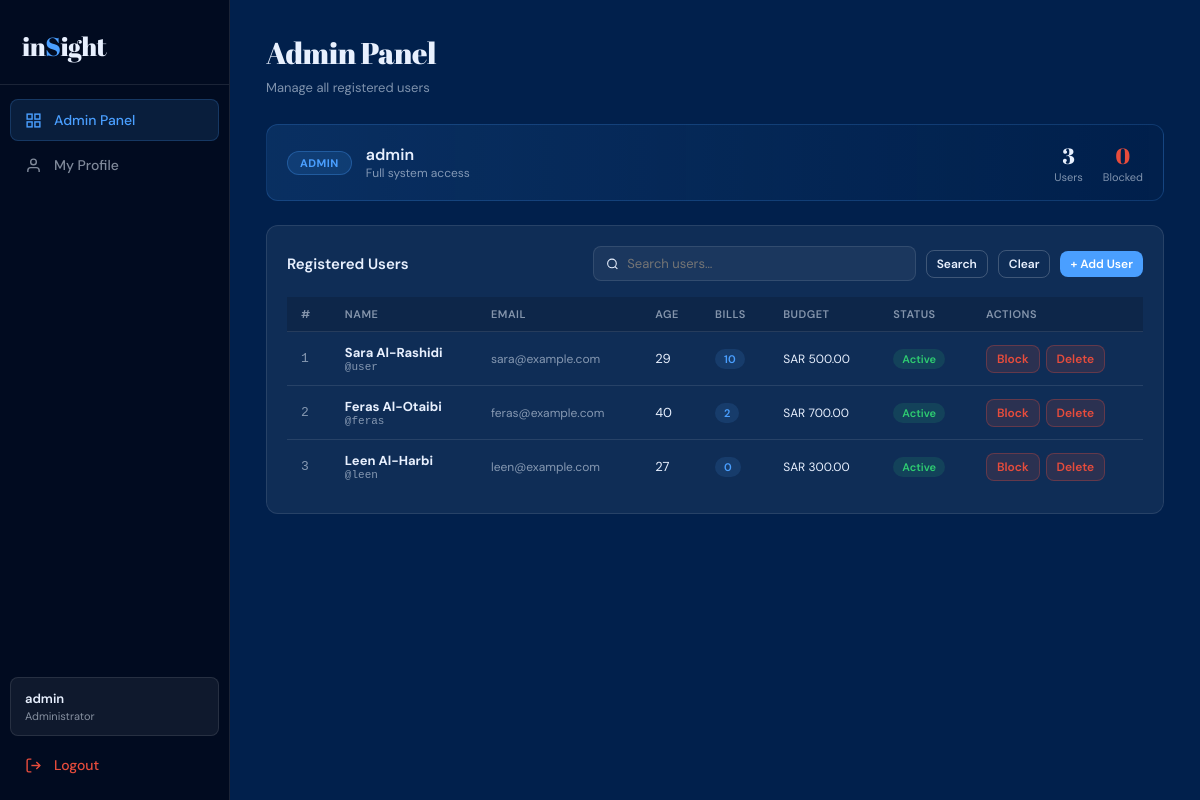
The page /admin.php (signed in) on the database its author committed.
### tables this page shows
CREATE TABLE IF NOT EXISTS user (
    UserID    INT           NOT NULL AUTO_INCREMENT,
    Username  VARCHAR(20)   NOT NULL UNIQUE,
    Name      VARCHAR(100)  NOT NULL,
    Email     VARCHAR(100)  NOT NULL UNIQUE,
    Password  VARCHAR(255)  NOT NULL,
    Age       INT           NOT NULL,
    Blocked   TINYINT(1)    NOT NULL DEFAULT 0,
    Budget    DECIMAL(10,2) NOT NULL DEFAULT 500.00,
    CreatedAt DATE          NOT NULL,
    PRIMARY KEY (UserID)
);

### admin.php (the view, shortened to what this page needs)
<?php
$adminName = $_SESSION['admin_name'];
$db = getDB();
$search = trim($_GET['search'] ?? '');
$sql = "SELECT u.UserID, u.Username, u.Name, u.Email, u.Age, u.Blocked, u.Budget,
               COUNT(b.BillID) AS BillCount
        FROM USER u
        LEFT JOIN BILL b ON u.UserID = b.UserID";
$sql .= " GROUP BY u.UserID ORDER BY u.UserID";
$users   = $db->query($sql)->fetch_all(MYSQLI_ASSOC);
$total   = count($users);
$blocked = count(array_filter($users, fn($u) => $u['Blocked']));
?>
<!DOCTYPE html>
<html lang="en">
<head>
</head>
<body>
<div class="app-shell">
  <aside class="sidebar">
    <div class="sb-logo">in<span>S</span>ight</div>
    <nav class="sb-nav">
      <a href="admin.php" class="sb-item active">
        <svg viewBox="0 0 24 24" fill="none" stroke="currentColor" stroke-width="2"><rect x="3" y="3" width="7" height="7"/><rect x="14" y="3" width="7" height="7"/><rect x="14" y="14" width="7" height="7"/><rect x="3" y="14" width="7" height="7"/></svg>Admin Panel
      </a>
      <a href="admin_profile.php" class="sb-item">
        <svg viewBox="0 0 24 24" fill="none" stroke="currentColor" stroke-width="2"><path d="M20 21v-2a4 4 0 0 0-4-4H8a4 4 0 0 0-4 4v2"/><circle cx="12" cy="7" r="4"/></svg>My Profile
      </a>
    </nav>
    <div class="sb-bottom">
      <div class="sb-user">
        <div class="sb-user-name"><?= htmlspecialchars($adminName) ?></div>
        <div class="sb-user-role">Administrator</div>
      </div>
      <a href="logout.php" class="sb-item" style="color:var(--red);">
        <svg viewBox="0 0 24 24" fill="none" stroke="currentColor" stroke-width="2"><path d="M9 21H5a2 2 0 0 1-2-2V5a2 2 0 0 1 2-2h4"/><polyline points="16 17 21 12 16 7"/><line x1="21" y1="12" x2="9" y2="12"/></svg>Logout
      </a>
    </div>
  </aside>
  <main class="main">
    <div class="page">
      <div class="page-title">Admin Panel</div>
      <div class="page-sub">Manage all registered users</div>
      <div class="admin-header">
        <div class="admin-badge-label">Admin</div>
        <div>
          <div style="font-weight:600;"><?= htmlspecialchars($adminName) ?></div>
          <div style="font-size:12px;color:var(--muted);">Full system access</div>
        </div>
        <div style="margin-left:auto;display:flex;gap:20px;text-align:center;">
          <div><div style="font-family:var(--font-d);font-size:22px;"><?= $total ?></div><div style="font-size:11px;color:var(--muted);">Users</div></div>
          <div><div style="font-family:var(--font-d);font-size:22px;color:var(--red);"><?= $blocked ?></div><div style="font-size:11px;color:var(--muted);">Blocked</div></div>
        </div>
      </div>
      <div class="card">
        <form method="GET" action="admin.php">
          <div class="toolbar">
            <div style="font-size:15px;font-weight:600;flex:1;">Registered Users</div>
            <div class="search-box">
              <svg width="14" height="14" viewBox="0 0 24 24" fill="none" stroke="currentColor" stroke-width="2"><circle cx="11" cy="11" r="8"/><line x1="21" y1="21" x2="16.65" y2="16.65"/></svg>
              <input type="text" name="search" placeholder="Search users…" value="<?= htmlspecialchars($search) ?>">
            </div>
            <button type="submit" class="btn btn-ghost btn-sm">Search</button>
            <a href="admin.php" class="btn btn-ghost btn-sm">Clear</a>
            <button type="button" class="btn btn-primary btn-sm" onclick="openAddUser()">+ Add User</button>
          </div>
        </form>
        <div class="tbl-wrap">
          <table>
            <thead>
              <tr><th>#</th><th>Name</th><th>Email</th><th>Age</th><th>Bills</th><th>Budget</th><th>Status</th><th>Actions</th></tr>
            </thead>
            <tbody>
              <?php if (empty($users)): ?>
                <tr><td colspan="8" style="text-align:center;padding:30px;color:var(--muted);">No users found.</td></tr>
              <?php else: ?>
                <?php foreach ($users as $i => $u): ?>
                <tr style="<?= $u['Blocked'] ? 'opacity:.55' : '' ?>">
                  <td style="color:var(--muted);font-family:var(--font-m)"><?= $i+1 ?></td>
                  <td>
                    <strong><?= htmlspecialchars($u['Name']) ?></strong>
                    <div style="font-size:11px;color:var(--muted);font-family:monospace;">@<?= htmlspecialchars($u['Username']) ?></div>
                  </td>
                  <td style="color:var(--muted);font-size:12px;"><?= htmlspecialchars($u['Email']) ?></td>
                  <td><?= $u['Age'] ?></td>
                  <td><span class="badge badge-blue"><?= $u['BillCount'] ?></span></td>
                  <td style="font-size:12px;">SAR <?= number_format($u['Budget'], 2) ?></td>
                  <td><span class="badge <?= $u['Blocked'] ? 'badge-red' : 'badge-green' ?>"><?= $u['Blocked'] ? 'Blocked' : 'Active' ?></span></td>
                  <td>
                    <div class="tbl-actions">
                      <form method="POST" action="admin.php" style="display:inline;">
                        <button type="submit" class="btn <?= $u['Blocked'] ? 'btn-ghost' : 'btn-danger' ?> btn-sm">
                          <?= $u['Blocked'] ? 'Unblock' : 'Block' ?>
                        </button>
                      </form>
                      <button class="btn btn-danger btn-sm" onclick="confirmDelete(<?= $u['UserID'] ?>, '<?= htmlspecialchars($u['Name']) ?>')">Delete</button>
                    </div>
                  </td>
                </tr>
                <?php endforeach; ?>
              <?php endif; ?>
            </tbody>
          </table>
        </div>
      </div>
    </div>
  </main>
</div>
</body>
</html>

### admin.php (style rules this page uses)
:root { --bg:#01204c;--bg-deep:#010f2a;--bg-card:rgba(255,255,255,0.06);--bg-card-hover:rgba(255,255,255,0.10);--border:rgba(255,255,255,0.10);--border-hi:rgba(255,255,255,0.20);--text:#e8f0fe;--muted:rgba(232,240,254,0.55);--dim:rgba(232,240,254,0.30);--green:#2ecc71;--green-bg:rgba(46,204,113,0.13);--red:#e74c3c;--red-bg:rgba(231,76,60,0.13);--accent:#4a9fff;--accent-bg:rgba(74,159,255,0.13);--sidebar:230px;--r:12px;--r-sm:8px;--font-d:'Abril Fatface',serif;--font-b:'DM Sans',sans-serif;--font-m:'DM Mono',monospace; }
*,*::before,*::after { box-sizing:border-box;margin:0;padding:0; }
html,body { height:100%;font-family:var(--font-b);background:var(--bg-deep);color:var(--text); }
a { text-decoration:none; }
.app-shell { display:flex;height:100vh;overflow:hidden; }
.sidebar { width:var(--sidebar);min-width:var(--sidebar);height:100vh;background:rgba(0,0,0,0.25);border-right:1px solid var(--border);display:flex;flex-direction:column; }
.sb-logo { padding:28px 22px 20px;font-family:var(--font-d);font-size:26px;letter-spacing:-.5px;border-bottom:1px solid var(--border); }
.sb-logo span { color:var(--accent); }
.sb-nav { flex:1;padding:14px 10px;display:flex;flex-direction:column;gap:3px; }
.sb-item { display:flex;align-items:center;gap:12px;padding:11px 14px;border-radius:var(--r-sm);font-size:14px;font-weight:500;color:var(--muted);transition:background .15s,color .15s;border:1px solid transparent; }
.sb-item.active { background:var(--accent-bg);color:var(--accent);border-color:rgba(74,159,255,.2); }
.sb-item svg { width:17px;height:17px;flex-shrink:0; }
.sb-bottom { padding:14px 10px; }
.sb-user { padding:12px 14px;border-radius:var(--r-sm);background:var(--bg-card);border:1px solid var(--border);margin-bottom:8px; }
.sb-user-name { font-size:13px;font-weight:600; }
.sb-user-role { font-size:11px;color:var(--muted);margin-top:2px; }
.main { flex:1;height:100vh;overflow-y:auto;background:var(--bg); }
.page { padding:32px 36px;animation:fadeup .3s ease; }
.page-title { font-family:var(--font-d);font-size:30px;letter-spacing:-.5px;margin-bottom:6px; }
.page-sub { color:var(--muted);font-size:13px;margin-bottom:28px; }
.card { background:var(--bg-card);border:1px solid var(--border);border-radius:var(--r);padding:20px;margin-bottom:24px; }
.badge { display:inline-flex;align-items:center;padding:3px 9px;border-radius:20px;font-size:11px;font-weight:600; }
.badge-green { background:var(--green-bg);color:var(--green); }
.badge-blue { background:var(--accent-bg);color:var(--accent); }
.btn { padding:8px 16px;border:none;border-radius:var(--r-sm);font-size:13px;font-weight:600;cursor:pointer;font-family:var(--font-b);transition:opacity .15s; }
.btn-primary { background:var(--accent);color:#fff; }
.btn-ghost { background:transparent;border:1px solid var(--border-hi);color:var(--text); }
.btn-danger { background:var(--red-bg);color:var(--red);border:1px solid rgba(231,76,60,.3); }
.btn-sm { padding:5px 10px;font-size:12px; }
.admin-header { display:flex;align-items:center;gap:14px;padding:16px 20px;background:linear-gradient(90deg,rgba(74,159,255,.12),transparent);border:1px solid rgba(74,159,255,.2);border-radius:var(--r);margin-bottom:24px; }
.admin-badge-label { background:var(--accent-bg);color:var(--accent);border:1px solid rgba(74,159,255,.3);padding:4px 12px;border-radius:20px;font-size:11px;font-weight:700;letter-spacing:.5px;text-transform:uppercase; }
.toolbar { display:flex;align-items:center;gap:10px;margin-bottom:16px; }
.search-box { display:flex;align-items:center;gap:8px;background:rgba(255,255,255,0.05);border:1px solid var(--border);border-radius:var(--r-sm);padding:8px 12px;flex:1; }
.search-box input { background:none;border:none;outline:none;color:var(--text);font-size:13px;font-family:var(--font-b);width:100%; }
.tbl-wrap { overflow-x:auto; }
table { width:100%;border-collapse:collapse;font-size:13px; }
th { text-align:left;padding:10px 14px;font-size:11px;font-weight:600;letter-spacing:.5px;text-transform:uppercase;color:var(--muted);border-bottom:1px solid var(--border);background:rgba(0,0,0,0.15); }
td { padding:12px 14px;border-bottom:1px solid var(--border);vertical-align:middle; }
tr:last-child td { border-bottom:none; }
.tbl-actions { display:flex;gap:6px; }

### rows shown on the page
user: Blocked "0", Name "Sara Al-Rashidi", Username "user", Email "sara@example.com", Age "29", BillCount "10", Budget "500.00", shows "Active"
user: Name "Feras Al-Otaibi", Username "feras", Email "feras@example.com", Age "40", BillCount "2", Budget "700.00", Blocked "Active"
user: Name "Leen Al-Harbi", Username "leen", Email "leen@example.com", Age "27", BillCount "0", Budget "300.00", Blocked "Active"

### other values the page prints
$adminName "admin"
$total "3"
